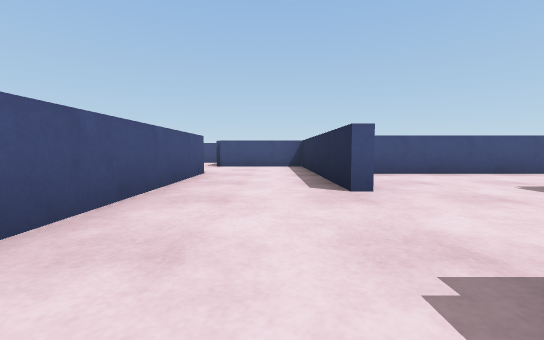
view 1 (above)

23 first-person views from a walk through a Webots world. The camera is 0.09 m above the floor, tilts 4° down and sees 90° across. The floor is counted in squares, 0.2 m on a side. Each view is taken from the middle of a square. On the plan, view 1 faces up. The plan holds only what a view shows up to about 9 squares ahead; the rest is blank. Robots are left out. Webots' stock objects and surfaces are drawn as simple stand-ins.

view 2
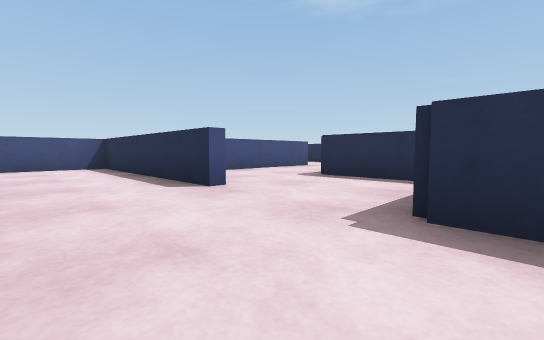

view 3
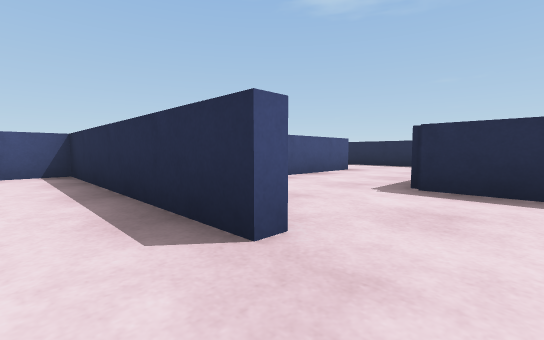

view 4
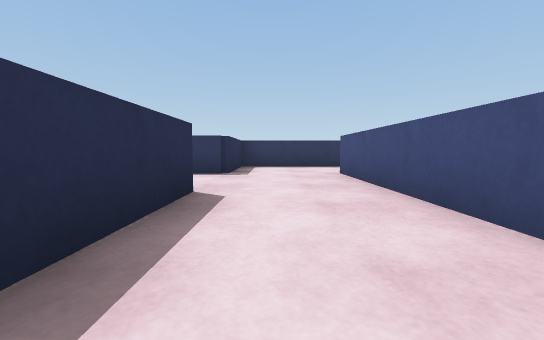

view 5
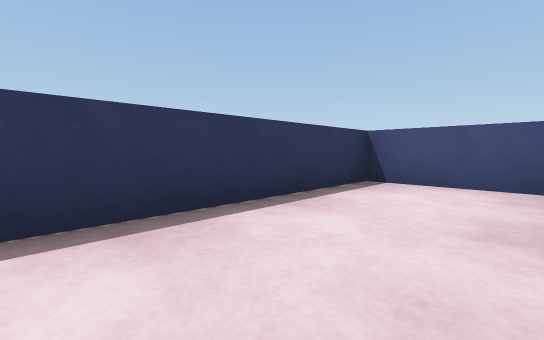

view 6
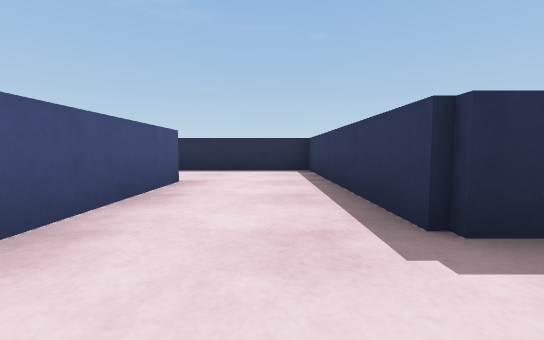

view 7
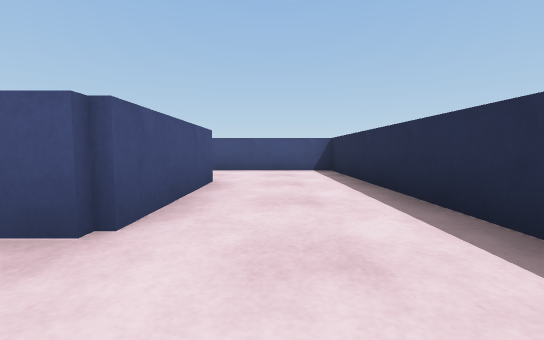

view 8
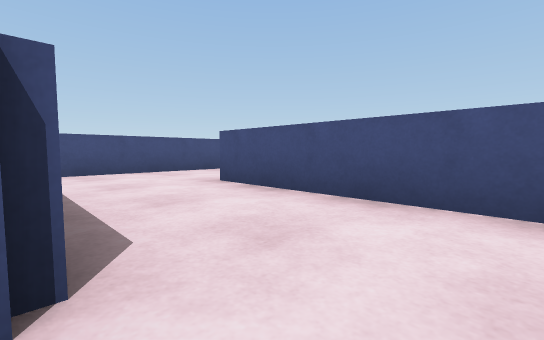

view 9
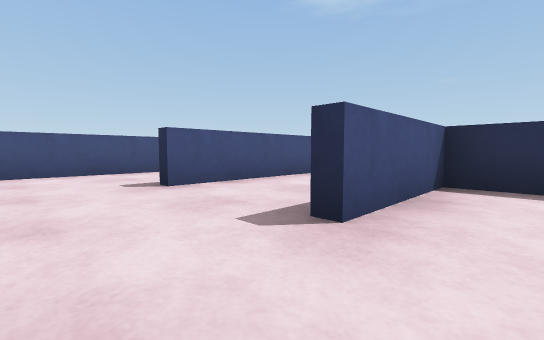

view 10
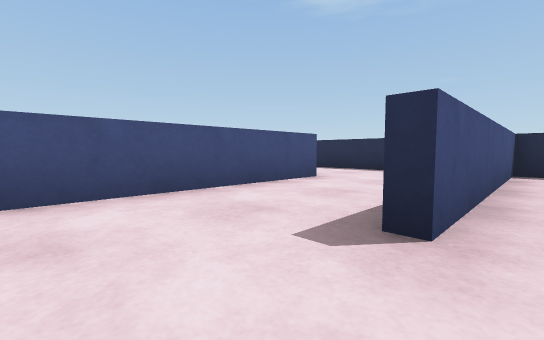

view 11
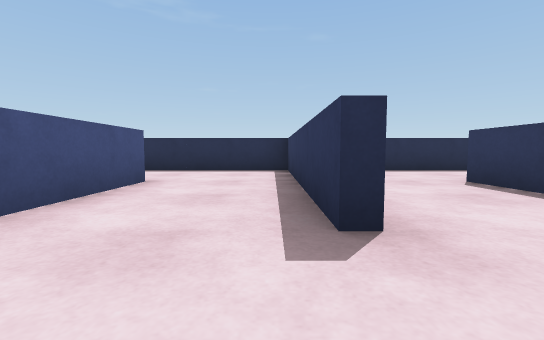

view 12
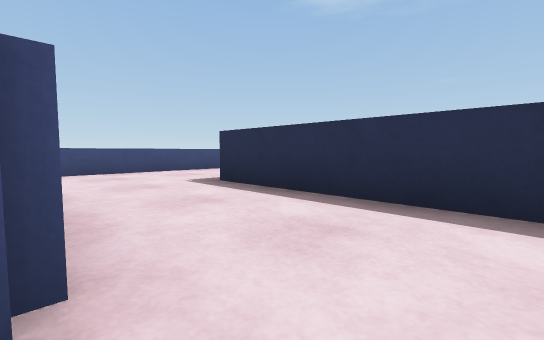

view 13
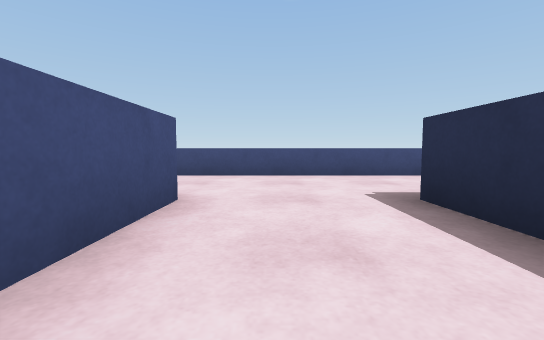

view 14
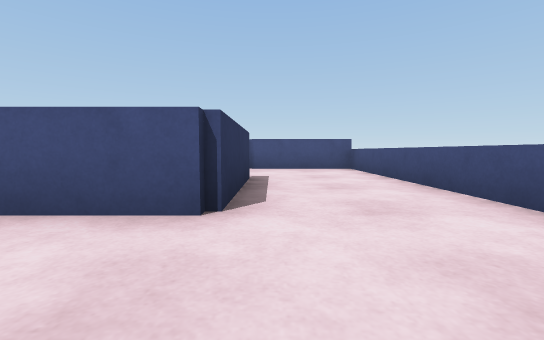

view 15
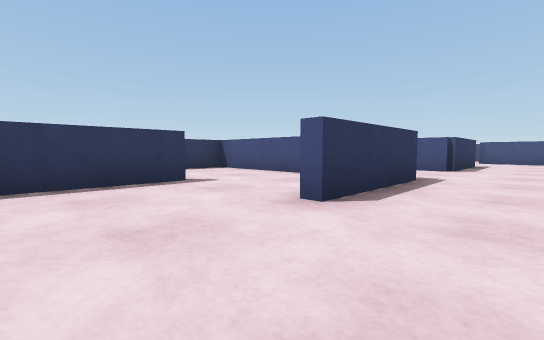

view 16
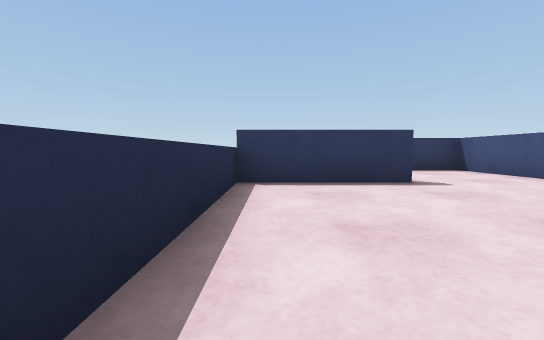

view 17
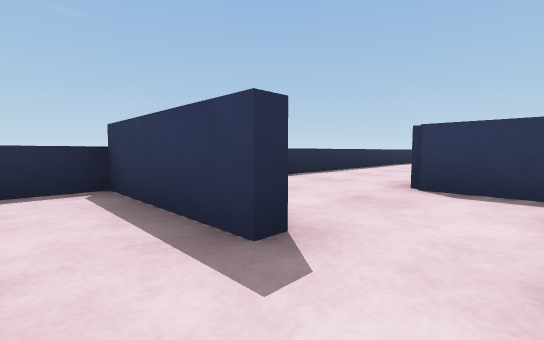

view 18
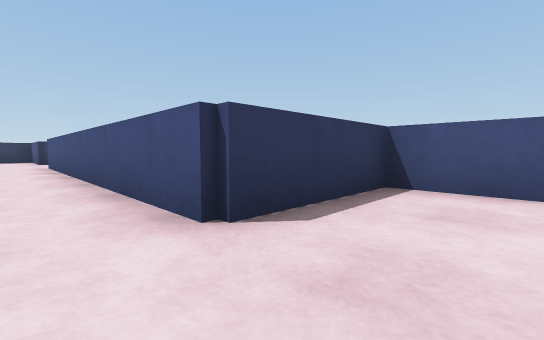

view 19
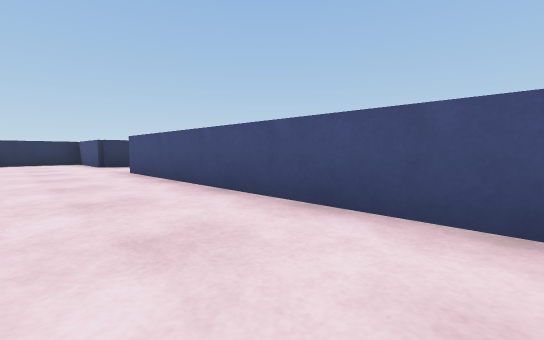

view 20
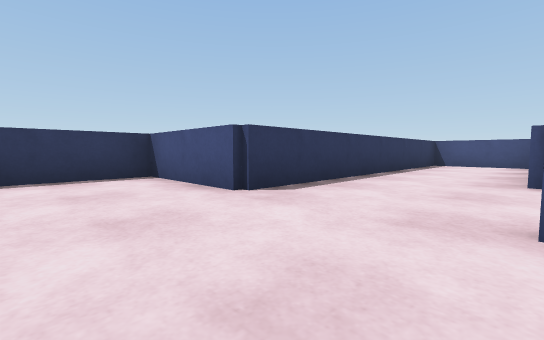

view 21
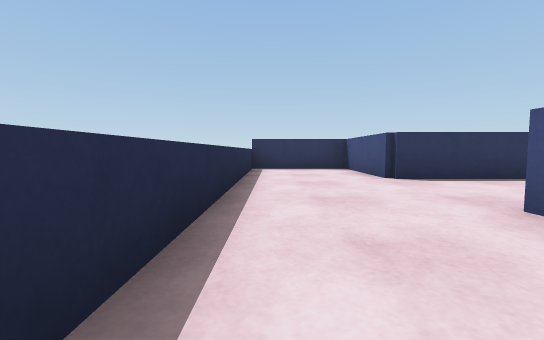

view 22
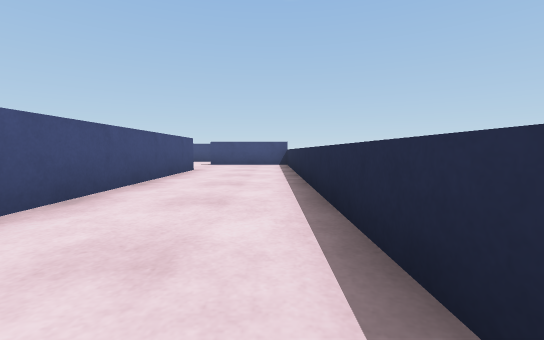

view 23
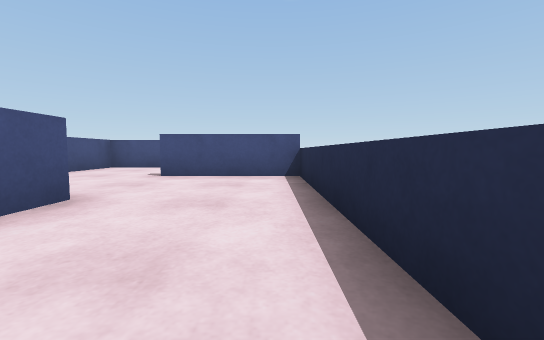

### Floor plan
Points are (right, up) in squares from view 1. A wall is a line through its corners. A room is listed if a view was taken in it or the views show most of it. See-through windows are left out.
Room 1 (views 1, 2, 5)
walls: (-3.9, 0.1) (-3.9, -1.9) (0.9, -1.9) (0.9, 0.6)
ways out: opening at (-0.5, 1) to room 2
Room 2 (views 3, 4)
walls: (0.9, 2.9) (0.9, 7.9) (-1.6, 7.9); (-1.4, 5.5) (-1.4, 0.5); (0.9, 0.6) (1.6, 0.6)
ways out: opening at (-0.5, 1) to room 1; opening at (1, 2) to room 11; opening at (-2, 7)
Room 3 (views 6, 7)
walls: (3.4, 3.1) (8.4, 3.1) (8.4, 5.6); (6.1, 5.4) (2, 5.4)
ways out: opening at (7, 6) to room 4; opening at (2, 3) to room 11
Room 4 (views 8, 10)
walls: (4.8, 8.1) (6.1, 8.1) (6.1, 5.4); (8.6, 10.4) (3.5, 10.4); (1.1, 10.5) (1.1, 8.6); (8.4, 5.6) (8.4, 10.6)
ways out: opening at (7, 6) to room 3; opening at (2.5, 8) to room 5; opening at (2.5, 11) to room 6
Room 5 (view 9)
walls: (5.9, 6.9) (5.9, 7.9) (3.5, 7.9)
ways out: opening at (2.5, 8) to room 4
Room 6 (views 11, 12)
walls: (3.5, 10.6) (8.4, 10.6) (8.4, 12.6); (6.2, 12.9) (1.9, 12.9); (1.1, 12) (1.1, 10.5)
ways out: opening at (2.5, 11) to room 4; opening at (7, 13) to room 7
Room 7 (views 13, 14)
walls: (3.5, 15.6) (6.1, 15.6) (6.1, 13.8); (10.1, 18) (1.1, 18) (1.1, 15.4); (8.4, 12.6) (8.4, 15.6) (11, 15.6)
ways out: opening at (7, 13) to room 6; opening at (10, 17) to room 8; opening at (2.5, 16)
Room 8 (views 15, 16, 17)
walls: (10, 15.4) (8.6, 15.4) (8.6, 12.5); (10.9, 13.1) (13.5, 13.1) (13.5, 16.6)
ways out: opening at (10, 17) to room 7; opening at (9.5, 13) to room 10
Room 9 (views 18, 19, 20, 21, 22, 23)
walls: (11.1, 0.6) (11.1, -1.9) (13.5, -1.9) (13.5, 12.9) (11, 12.9); (11.1, 10.6) (11.1, 3)
ways out: opening at (11, 12) to room 10; opening at (11, 2)
Room 10 (no view inside)
walls: (8.6, 12.5) (8.6, 10.6) (11.1, 10.6)
ways out: opening at (9.5, 13) to room 8; opening at (11, 12) to room 9
Room 11 (no view inside)
walls: (3.4, 1.2) (3.4, 3.1)
ways out: opening at (1, 2) to room 2; opening at (2, 3) to room 3

Positions as (right, up) in squares from view 1, and headings:
1: (0, 0), facing up
2: (-1, 0), facing up-right
3: (0, 2), facing up-right
4: (0, 6), facing down
5: (0, 0), facing down-left
6: (2, 4), facing right
7: (7, 4), facing up
8: (7, 8), facing up-left
9: (2, 7), facing up-right
10: (2, 10), facing up-right
11: (2, 11), facing right
12: (6, 12), facing up-right
13: (7, 13), facing up
14: (8, 16), facing left
15: (13, 17), facing down-left
16: (13, 17), facing down
17: (10, 14), facing down-right
18: (12, 12), facing down-left
19: (13, 9), facing down-left
20: (13, 3), facing down-left
21: (13, 5), facing down
22: (13, 4), facing up
23: (13, 8), facing up
